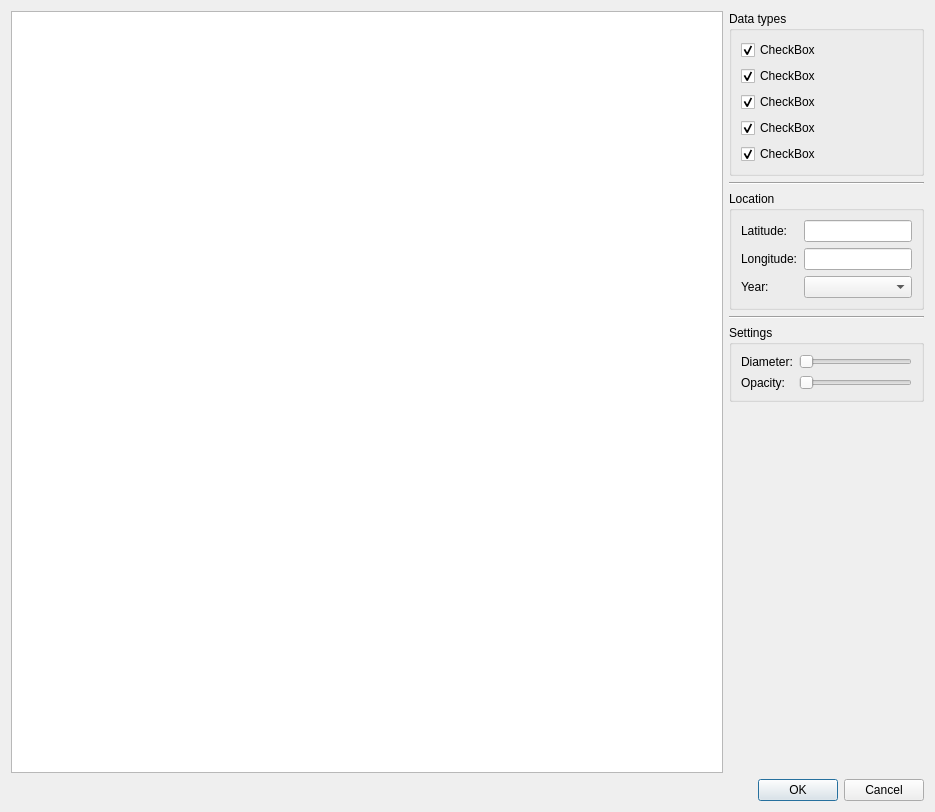
<?xml version="1.0" encoding="UTF-8"?>
<ui version="4.0">
 <class>DWDMap</class>
 <widget class="QDialog" name="DWDMap">
  <property name="geometry">
   <rect>
    <x>0</x>
    <y>0</y>
    <width>935</width>
    <height>812</height>
   </rect>
  </property>
  <property name="windowTitle">
   <string>Pick a location</string>
  </property>
  <layout class="QGridLayout" name="gridLayout_2" columnstretch="1,0">
   <item row="5" column="0" colspan="2">
    <widget class="QDialogButtonBox" name="buttonBox">
     <property name="orientation">
      <enum>Qt::Horizontal</enum>
     </property>
     <property name="standardButtons">
      <set>QDialogButtonBox::Cancel|QDialogButtonBox::Ok</set>
     </property>
    </widget>
   </item>
   <item row="0" column="1">
    <layout class="QVBoxLayout" name="verticalLayout">
     <item>
      <widget class="QGroupBox" name="groupBox">
       <property name="title">
        <string>Data types</string>
       </property>
       <layout class="QVBoxLayout" name="verticalLayout_2">
        <item>
         <widget class="QCheckBox" name="checkBoxAirTemp">
          <property name="text">
           <string>CheckBox</string>
          </property>
          <property name="checked">
           <bool>true</bool>
          </property>
         </widget>
        </item>
        <item>
         <widget class="QCheckBox" name="checkBoxRadiation">
          <property name="text">
           <string>CheckBox</string>
          </property>
          <property name="checked">
           <bool>true</bool>
          </property>
         </widget>
        </item>
        <item>
         <widget class="QCheckBox" name="checkBoxPressure">
          <property name="text">
           <string>CheckBox</string>
          </property>
          <property name="checked">
           <bool>true</bool>
          </property>
         </widget>
        </item>
        <item>
         <widget class="QCheckBox" name="checkBoxWind">
          <property name="text">
           <string>CheckBox</string>
          </property>
          <property name="checked">
           <bool>true</bool>
          </property>
         </widget>
        </item>
        <item>
         <widget class="QCheckBox" name="checkBoxPrecipitation">
          <property name="text">
           <string>CheckBox</string>
          </property>
          <property name="checked">
           <bool>true</bool>
          </property>
         </widget>
        </item>
       </layout>
      </widget>
     </item>
     <item>
      <widget class="Line" name="line">
       <property name="orientation">
        <enum>Qt::Horizontal</enum>
       </property>
      </widget>
     </item>
     <item>
      <widget class="QGroupBox" name="groupBox_2">
       <property name="title">
        <string>Location</string>
       </property>
       <layout class="QGridLayout" name="gridLayout_3">
        <item row="0" column="0">
         <layout class="QGridLayout" name="gridLayout">
          <item row="2" column="0">
           <widget class="QLabel" name="label_2">
            <property name="text">
             <string>Longitude:</string>
            </property>
           </widget>
          </item>
          <item row="1" column="0">
           <widget class="QLabel" name="label">
            <property name="text">
             <string>Latitude:</string>
            </property>
           </widget>
          </item>
          <item row="3" column="1">
           <widget class="QComboBox" name="comboBoxYear">
            <property name="sizeAdjustPolicy">
             <enum>QComboBox::AdjustToMinimumContentsLength</enum>
            </property>
           </widget>
          </item>
          <item row="3" column="0">
           <widget class="QLabel" name="label_3">
            <property name="text">
             <string>Year:</string>
            </property>
           </widget>
          </item>
          <item row="2" column="1">
           <widget class="QLineEdit" name="lineEditLongitude"/>
          </item>
          <item row="1" column="1">
           <widget class="QLineEdit" name="lineEditLatitude"/>
          </item>
         </layout>
        </item>
       </layout>
      </widget>
     </item>
    </layout>
   </item>
   <item row="3" column="1">
    <spacer name="verticalSpacer">
     <property name="orientation">
      <enum>Qt::Vertical</enum>
     </property>
     <property name="sizeHint" stdset="0">
      <size>
       <width>20</width>
       <height>40</height>
      </size>
     </property>
    </spacer>
   </item>
   <item row="2" column="1">
    <widget class="QGroupBox" name="groupBox_3">
     <property name="title">
      <string>Settings</string>
     </property>
     <layout class="QGridLayout" name="gridLayout_4">
      <item row="0" column="1">
       <widget class="QSlider" name="horizontalSliderDiameter">
        <property name="orientation">
         <enum>Qt::Horizontal</enum>
        </property>
       </widget>
      </item>
      <item row="1" column="1">
       <widget class="QSlider" name="horizontalSliderOpacity">
        <property name="maximum">
         <number>255</number>
        </property>
        <property name="orientation">
         <enum>Qt::Horizontal</enum>
        </property>
       </widget>
      </item>
      <item row="0" column="0">
       <widget class="QLabel" name="label_4">
        <property name="text">
         <string>Diameter:</string>
        </property>
       </widget>
      </item>
      <item row="1" column="0">
       <widget class="QLabel" name="label_5">
        <property name="text">
         <string>Opacity:</string>
        </property>
       </widget>
      </item>
     </layout>
    </widget>
   </item>
   <item row="0" column="0" rowspan="4">
    <widget class="QGraphicsView" name="graphicsViewMap">
     <property name="viewportUpdateMode">
      <enum>QGraphicsView::MinimalViewportUpdate</enum>
     </property>
    </widget>
   </item>
   <item row="1" column="1">
    <widget class="Line" name="line_2">
     <property name="orientation">
      <enum>Qt::Horizontal</enum>
     </property>
    </widget>
   </item>
  </layout>
 </widget>
 <resources/>
 <connections>
  <connection>
   <sender>buttonBox</sender>
   <signal>accepted()</signal>
   <receiver>DWDMap</receiver>
   <slot>accept()</slot>
   <hints>
    <hint type="sourcelabel">
     <x>248</x>
     <y>254</y>
    </hint>
    <hint type="destinationlabel">
     <x>157</x>
     <y>274</y>
    </hint>
   </hints>
  </connection>
  <connection>
   <sender>buttonBox</sender>
   <signal>rejected()</signal>
   <receiver>DWDMap</receiver>
   <slot>reject()</slot>
   <hints>
    <hint type="sourcelabel">
     <x>316</x>
     <y>260</y>
    </hint>
    <hint type="destinationlabel">
     <x>286</x>
     <y>274</y>
    </hint>
   </hints>
  </connection>
 </connections>
</ui>
